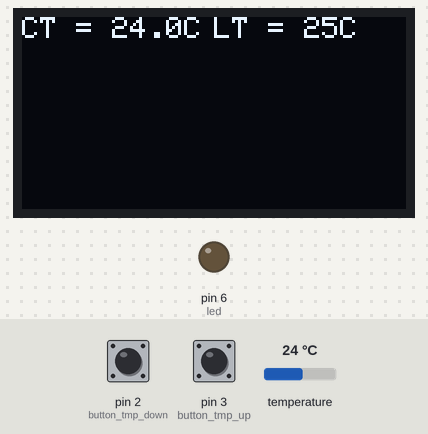
The sketch below on a simulated Arduino Uno, built with avr-gcc and run on an emulated ATmega328P. Shown: 128×64 one-colour display, output pins drawn as LEDs (lit = HIGH). The inputs (shaded band) are chosen by the test bench; at power-on: pin 2 (button_tmp_down) HIGH, temperature 24 °C, pin 3 (button_tmp_up) HIGH.

Above: at 2.3 s.
2.4 s: pin 2 (button_tmp_down) pulled LOW for 1.3 s
At 3.9 s:
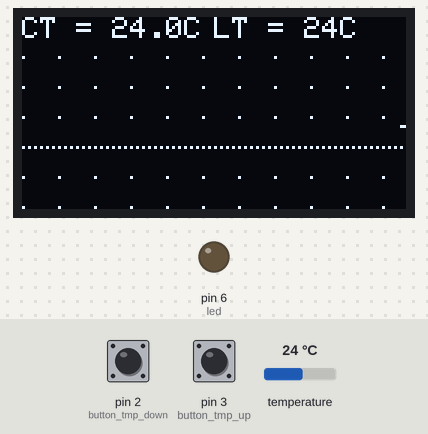
7.9 s: temperature set to 24.7 °C
At 9.6 s:
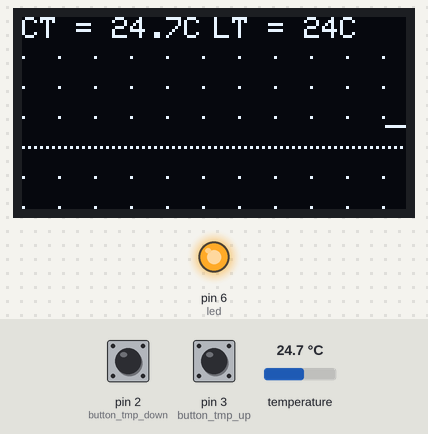
12.1 s: pin 3 (button_tmp_up) pulled LOW for 1.3 s
At 13.1 s:
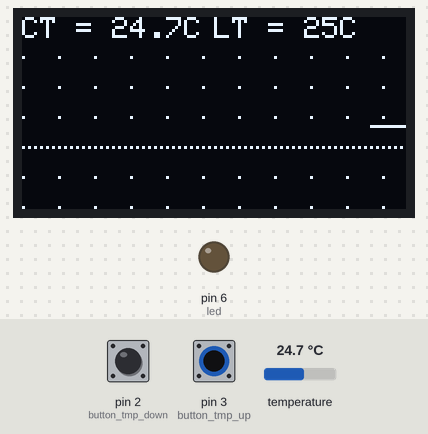
16.3 s: temperature set to 12 °C
At 17.5 s:
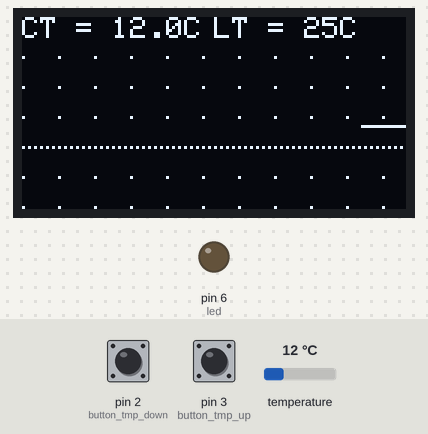
19.3 s: pin 2 (button_tmp_down) pulled LOW for 1.3 s
At 21.2 s:
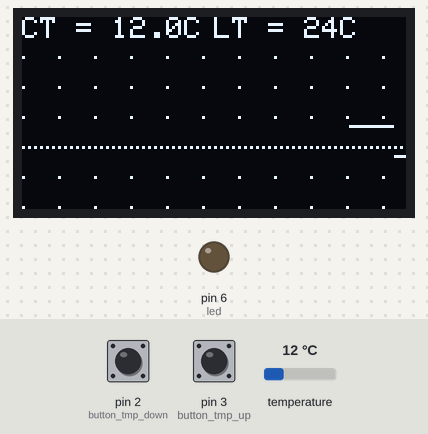
23.3 s: pin 3 (button_tmp_up) pulled LOW for 1.3 s
At 24.3 s:
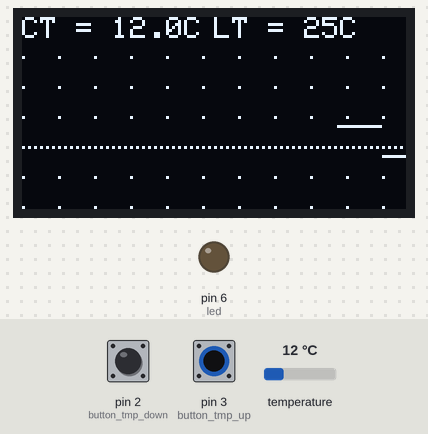
Timing chart, 0 to 26.3 s (numbered marks = the images above; inputs shaded):
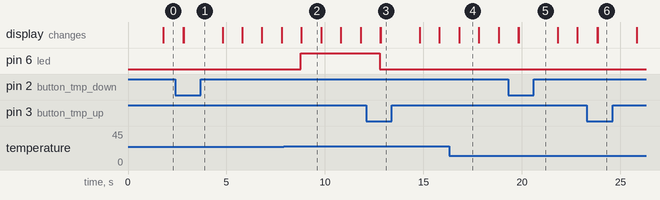

Measured:
- the behaviour switches between 24 and 24.1 °C on temperature (found by bisection; images 1 and 2)
- after the input at 2.4 s, the display: first differs from a run without the input after 0.43 s (image 1)
- after the input at 7.9 s, pin 6 (led): LOW → HIGH after 0.87 s
- after the input at 12.1 s, pin 6 (led): HIGH → LOW after 0.68 s

The sketch:

sistema_control_temperatura_2_botones.ino
```cpp
// Include libraries
#include <OneWire.h>
#include <DallasTemperature.h>

// Includes to use display ssd1306
#include <SPI.h>
#include <Wire.h>
#include <Adafruit_GFX.h>
#include <Adafruit_SSD1306.h>

#define SCREEN_WIDTH 128
#define SCREEN_HEIGHT 64
#define OLED_RESET -1
// If display dont use reset pin, add -1 in order to not waste one of your pins
Adafruit_SSD1306 display(SCREEN_WIDTH, SCREEN_HEIGHT, &Wire, OLED_RESET);

// Define pin to use with one wire
#define ONE_WIRE_BUS 7
OneWire oneWire(ONE_WIRE_BUS);
DallasTemperature sensor(&oneWire);

char buffer_temps [SCREEN_WIDTH];
// Define pins
byte led = 6;
byte button_tmp_down = 2;
byte button_tmp_up = 3;

// Global Variables
float temperature;
bool led_activated = false;
byte temp_limit = 25;
bool limit_changed = false;

long previous_time_up;
long difference_up;

long previous_time_down;
long difference_down;

void setup() {
  // Fill array with alot values
  for(int i = 0; i < SCREEN_WIDTH; i++) {
    buffer_temps[i] = 110;
  }
  // Initialize the display for the AxAA address
  display.begin(SSD1306_SWITCHCAPVCC, 0x3C);
  display.clearDisplay();

  Serial.begin(9600); // Serial port activation
  // Serial.println("Iniciando Sistema Control Temperatura");

  pinMode(led, OUTPUT); // Led pin as digital output

  // pullup  to button down, then activate interruption
  pinMode(button_tmp_down, INPUT_PULLUP);
  attachInterrupt(digitalPinToInterrupt(button_tmp_down), limit_down, FALLING);

  // pullup  to button up, then activate interruption
  pinMode(button_tmp_up, INPUT_PULLUP);
  attachInterrupt(digitalPinToInterrupt(button_tmp_up), limit_up, FALLING);

  draw_limit(temp_limit);
}

long counter1 = 0;

void loop() {
  if (millis() - counter1 > 1000)
  {
    counter1 = millis();
    sensor.requestTemperatures();
    temperature = sensor.getTempCByIndex(0);
    fill_buffer(temperature);
    ledAction();
    draw_temp(temperature);
    draw_grid();
    draw_curve();
  }

  if (limit_changed)
  {
    draw_limit(temp_limit);
    limit_changed = false;
  }
}

void ledAction() {
  if (temperature > temp_limit)
  {
    digitalWrite(led, HIGH);
    led_activated = true;
    // Serial.println("Led Prendido -> Temperatura actual: " + String(temperature) + " Celcius");
  }
  else
  {
    digitalWrite(led, LOW);
    led_activated = false;
    // Serial.println("Led Apagado -> Temperatura actual: " + String(temperature) + " Celsius");
  }
}

void limit_up(){
  difference_up = millis() - previous_time_up;
  previous_time_up = millis();

  if (difference_up > 250)
  {
    temp_limit++;
    limit_changed = true;
  }
}

void limit_down(){
  difference_down = millis() - previous_time_down;
  previous_time_down = millis();

  if (difference_down > 250)
  {
    temp_limit--;
    limit_changed = true;
  }
}

void draw_temp(float temp) {
  display.setTextColor(WHITE, BLACK);
  display.setTextSize(1);
  display.setCursor(0, 0);
  display.println("CT = " + String(temp, 1) + "C");
  display.display();
}

void draw_limit(int temp) {
  display.setTextColor(WHITE, BLACK);
  display.setTextSize(1);
  display.setCursor(64, 0);
  display.println("LT = " + String(temp) + "C");
  display.display();
}

void draw_grid() {
  display.fillRect(0,13,SCREEN_WIDTH,64,BLACK);
  // this for repeats each 10 vertical pixels the line of dots that generates the inside for
  for (int j = 13; j < 64; j = j + 10) {
    // This draws a line of dots
    for (int i = 0; i < SCREEN_WIDTH; i = i + 12) {
      display.drawPixel(i, j, WHITE);
    }

    if (j == 43) {
      for (int i = 0; i < SCREEN_WIDTH; i = i + 2) {
        display.drawPixel(i, j, WHITE);
      }
    }
  }
}

void draw_curve() {
  for (int i = 0; i < SCREEN_WIDTH; i++) {
    if(buffer_temps[i] < 109) {
      int y = map(buffer_temps[i], -10, 50, 64, 13);
      display.drawPixel(i, y, WHITE);
    }
  }
}

void fill_buffer(float temp) {
  for (int i = 1; i < SCREEN_WIDTH; i++) {
    buffer_temps[i-1] = buffer_temps[i];
  }
  buffer_temps[127] = temp;
}
```
